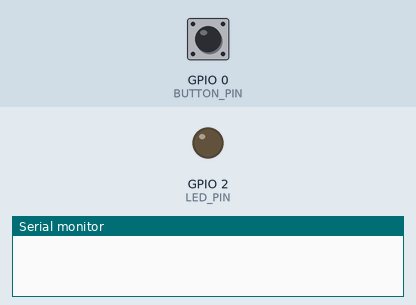
This program was run on a simulated ESP32. On the bench: output pins drawn as LEDs (lit = HIGH), the last lines printed to the serial monitor. Inputs (shaded band) come from the test bench; at power-on: GPIO 0 (BUTTON_PIN) HIGH.

Above: at 1.2 s.
1.3 s: GPIO 0 (BUTTON_PIN) pulled LOW for 0.15 s
At 1.6 s:
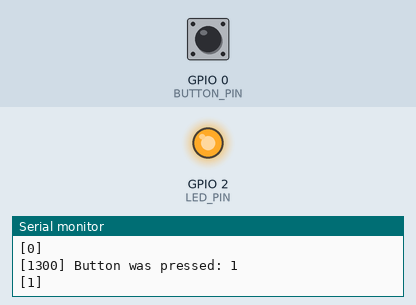
2.9 s: GPIO 0 (BUTTON_PIN) pulled LOW for 1 s
At 4.0 s:
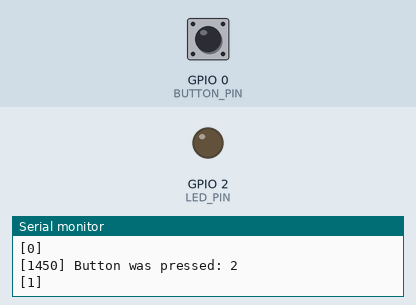
5.4 s: GPIO 0 (BUTTON_PIN) pulled LOW for 3.2 s
At 6.0 s:
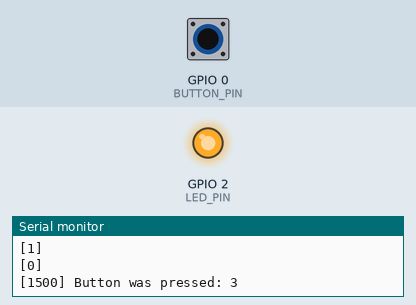
Timing chart, 0 to 8.4 s (numbered marks = the images above; inputs shaded):
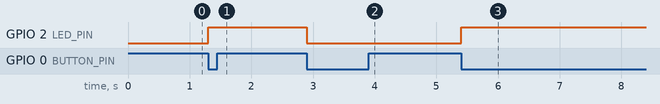

Measured:
- after the input at 1.3 s, GPIO 2 (LED_PIN): LOW → HIGH at once
- after the input at 2.9 s, GPIO 2 (LED_PIN): HIGH → LOW at once
- after the input at 5.4 s, GPIO 2 (LED_PIN): LOW → HIGH at once

The program:

main.cpp
```cpp
/**
 * @brief: This program used to study how to debounce button in Arduino.
 *
 *
 * @note: This program got an error.
 *        Because sometime it detect 2 falling edge continuously.
 */

#include <Arduino.h>

#define LED_PIN         2
#define BUTTON_PIN      0
#define DEBOUNCE_TIME   50


void xButton();

volatile bool buttonChanged = false;
volatile bool buttonStateNow = LOW;

bool ledState = 0;
uint8_t count = 0;
uint32_t timePrev = 0;


void setup() {
  pinMode(LED_PIN, OUTPUT);
  pinMode(BUTTON_PIN, INPUT_PULLUP);

  attachInterrupt(BUTTON_PIN, xButton, CHANGE);
}

void loop() {
  if(buttonChanged == true) {
    buttonChanged = false;

    printf("[%d]\n", buttonStateNow);
    if((buttonStateNow == LOW) && (millis()-timePrev > DEBOUNCE_TIME)) {

      printf("[%d] ", millis()-timePrev);

      count++;
      printf("Button was pressed: %d\n", count);

      ledState = !ledState;
      digitalWrite(LED_PIN, ledState);
    }

    timePrev = millis();
    attachInterrupt(BUTTON_PIN, xButton, CHANGE);
  }

}

void xButton() {
  buttonChanged = true;
  buttonStateNow = digitalRead(BUTTON_PIN);

  detachInterrupt(BUTTON_PIN);
}
```
